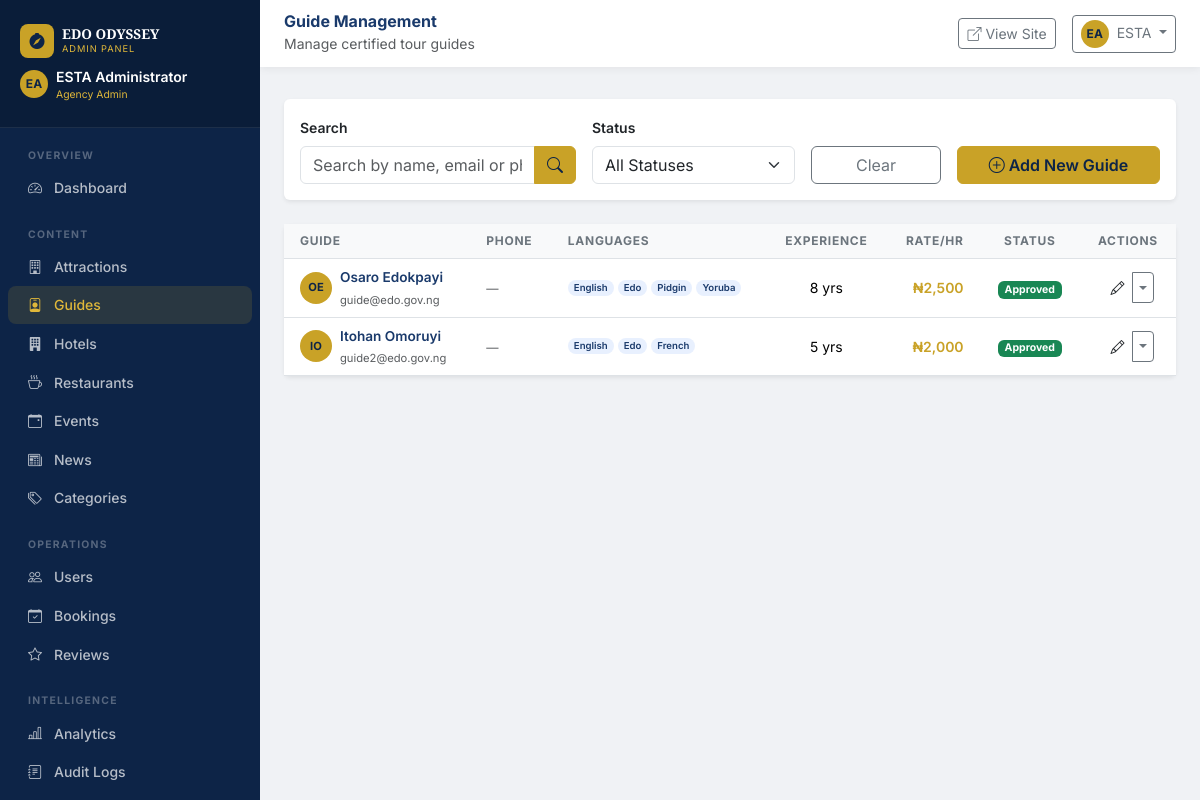
Page /admin/guides (signed in) on the committed database.
### app/models/models.py (models this page shows, shortened)
class BaseModel(db.Model):
    __abstract__ = True
    id = db.Column(db.Integer, primary_key=True)
    uuid = db.Column(db.String(36), default=gen_uuid, unique=True, nullable=False, index=True)
    created_at = db.Column(db.DateTime, default=datetime.utcnow, nullable=False)
    updated_at = db.Column(db.DateTime, default=datetime.utcnow, onupdate=datetime.utcnow, nullable=False)
    created_by = db.Column(db.Integer, nullable=True)
    status = db.Column(db.String(20), default="active", nullable=False)
    deleted_at = db.Column(db.DateTime, nullable=True)

class User(UserMixin, BaseModel):
    __tablename__ = "users"
    email = db.Column(db.String(150), unique=True, index=True, nullable=False)
    password_hash = db.Column(db.String(255), nullable=False)
    first_name = db.Column(db.String(100), nullable=False)
    last_name = db.Column(db.String(100), nullable=False)
    role = db.Column(db.String(50), default="Tourist", nullable=False)
    phone = db.Column(db.String(50), nullable=True)
    is_verified = db.Column(db.Boolean, default=False, nullable=False)
    avatar_url = db.Column(db.String(255), nullable=True)
    heritage_points = db.Column(db.Integer, default=0, nullable=False)
    bio = db.Column(db.Text, nullable=True)
    address = db.Column(db.String(255), nullable=True)
    nationality = db.Column(db.String(100), nullable=True)
    last_login = db.Column(db.DateTime, nullable=True)
    bookings = db.relationship("Booking", back_populates="user", lazy="dynamic")
    reviews = db.relationship("Review", back_populates="user", lazy="dynamic")
    guide_profile = db.relationship("Guide", back_populates="user", uselist=False)
    notifications = db.relationship("Notification", back_populates="user", lazy="dynamic")
    favourites = db.relationship("Favourite", back_populates="user", lazy="dynamic")
    payments = db.relationship("Payment", back_populates="user", lazy="dynamic")
    audit_logs = db.relationship("AuditLog", foreign_keys="AuditLog.user_id", back_populates="user", lazy="dynamic")
    owned_attractions = db.relationship("Attraction", back_populates="owner", foreign_keys="Attraction.user_id", lazy="dynamic")
    owned_hotels = db.relationship("Hotel", back_populates="owner", foreign_keys="Hotel.user_id", lazy="dynamic")
    owned_restaurants = db.relationship("Restaurant", back_populates="owner", foreign_keys="Restaurant.user_id", lazy="dynamic")
    owned_events = db.relationship("Event", back_populates="owner", foreign_keys="Event.user_id", lazy="dynamic")  # Add this
    @property
    def full_name(self):
        return f"{self.first_name} {self.last_name}"
    @property
    def is_admin(self):
        return self.role in ("Agency Admin", "Super Admin")

class Guide(BaseModel):
    __tablename__ = "guides"
    user_id = db.Column(db.Integer, db.ForeignKey("users.id"), unique=True, nullable=False)
    phone = db.Column(db.String(20), nullable=True)
    bio = db.Column(db.Text, nullable=True)
    languages = db.Column(db.String(255), nullable=True)
    experience = db.Column(db.Integer, default=0, nullable=False)
    hourly_rate = db.Column(db.Float, default=0.0, nullable=False)
    daily_rate = db.Column(db.Float, default=0.0, nullable=False)
    availability = db.Column(db.String(255), default="Available", nullable=False)
    verification_status = db.Column(db.String(50), default="Pending", nullable=False)
    specializations = db.Column(db.String(255), nullable=True)
    certifications = db.Column(db.Text, nullable=True)
    total_tours = db.Column(db.Integer, default=0, nullable=False)
    photo_url = db.Column(db.String(255), nullable=True)
    license_number = db.Column(db.String(100), nullable=True)
    user = db.relationship("User", back_populates="guide_profile")
    availabilities = db.relationship("GuideAvailability", back_populates="guide", cascade="all, delete-orphan")

### app/admin/routes.py (the view, shortened to what this page needs)
@admin_bp.route("/guides")
@login_required
@admin_required
def guides():
    page = request.args.get("page", 1, type=int)
    q = request.args.get("q", "").strip()
    status_filter = request.args.get("status", "")
    query = Guide.query.filter_by(status="active")
    if status_filter:
        query = query.filter_by(verification_status=status_filter)
    pagination = query.order_by(Guide.created_at.desc()).paginate(page=page, per_page=15, error_out=False)
    return render_template(
        "admin/guides.html",
        guides=pagination.items,
        pagination=pagination,
        q=q,
        status_filter=status_filter
    )

### app/templates/admin/guides.html (shortened to what this page needs)
{% extends "admin/base.html" %}
{% block page_title %}Guide Management{% endblock %}
{% block page_subtitle %}Manage certified tour guides{% endblock %}
{% block content %}
<div class="row">
  <div class="col-12">
    <div class="card border-0 shadow-sm mb-4">
      <div class="card-body">
        <form method="GET" action="{{ url_for('admin.guides') }}" class="row g-3 align-items-end">
          <div class="col-md-4">
            <label class="form-label fw-semibold small">Search</label>
            <div class="input-group">
              <input type="text" name="q" class="form-control" placeholder="Search by name, email or phone..." value="{{ q or '' }}">
              <button class="btn btn-gold" type="submit"><i class="bi bi-search"></i></button>
            </div>
          </div>
          <div class="col-md-3">
            <label class="form-label fw-semibold small">Status</label>
            <select name="status" class="form-select" onchange="this.form.submit()">
              <option value="">All Statuses</option>
            </select>
          </div>
          <div class="col-md-2">
            <a href="{{ url_for('admin.guides') }}" class="btn btn-outline-secondary w-100">Clear</a>
          </div>
          <div class="col-md-3">
            <a href="{{ url_for('admin.guide_create') }}" class="btn btn-gold w-100">
              <i class="bi bi-plus-circle me-1"></i>Add New Guide
            </a>
          </div>
        </form>
      </div>
    </div>
    <div class="card border-0 shadow-sm">
      <div class="card-body p-0">
        <div class="table-responsive">
          <table class="table table-hover align-middle mb-0 admin-table">
            <thead class="bg-blue-100">
              <tr>
                <th class="px-3 py-2">Guide</th>
                <th class="px-3 py-2">Phone</th>
                <th class="px-3 py-2">Languages</th>
                <th class="px-3 py-2 text-center">Experience</th>
                <th class="px-3 py-2 text-end">Rate/hr</th>
                <th class="px-3 py-2 text-center">Status</th>
                <th class="px-3 py-2 text-center">Actions</th>
              </tr>
            </thead>
            <tbody>
              {% for g in guides %}
              <tr>
                <td class="px-3 py-2">
                  <div class="d-flex align-items-center gap-2">
                    <div class="avatar-initials-sm" style="width:32px;height:32px;font-size:0.7rem">
                      {{ g.user.first_name[0] if g.user else 'G' }}{{ g.user.last_name[0] if g.user else 'U' }}
                    </div>
                    <div>
                      <div class="fw-semibold text-blue" style="font-size:0.85rem">
                        {{ g.user.full_name if g.user else 'Unknown Guide' }}
                      </div>
                      <small class="text-muted" style="font-size:0.7rem">
                        {{ g.user.email if g.user else 'No email' }}
                      </small>
                    </div>
                  </div>
                </td>
                <td class="px-3 py-2">
                  {% if g.phone %}
                  <a href="tel:{{ g.phone }}" class="text-decoration-none text-dark">
                    <i class="bi bi-telephone me-1 text-gold"></i>{{ g.phone }}
                  </a>
                  {% else %}
                  <span class="text-muted small">—</span>
                  {% endif %}
                </td>
                <td class="px-3 py-2">
                  <div class="d-flex flex-wrap gap-1">
                    {% if g.languages %}
                      {% for lang in g.languages.split(',') %}
                      <span class="lang-badge" style="font-size:0.6rem;padding:1px 6px">{{ lang.strip() }}</span>
                      {% endfor %}
                    {% else %}
                      <span class="text-muted small">—</span>
                    {% endif %}
                  </div>
                </td>
                <td class="px-3 py-2 text-center">{{ g.experience or 0 }} yrs</td>
                <td class="px-3 py-2 text-end fw-semibold text-gold">₦{{ '{:,.0f}'.format(g.hourly_rate or 0) }}</td>
                <td class="px-3 py-2 text-center">
                  {% if g.verification_status == 'Approved' %}
                  <span class="badge bg-success">Approved</span>
                  {% elif g.verification_status == 'Pending' %}
                  <span class="badge bg-warning text-dark">Pending</span>
                  {% elif g.verification_status == 'Rejected' %}
                  <span class="badge bg-danger">Rejected</span>
                  {% else %}
                  <span class="badge bg-secondary">{{ g.verification_status or 'Unknown' }}</span>
                  {% endif %}
                </td>
                <td class="px-3 py-2 text-center">
                  <div class="btn-group btn-group-sm">
                    <a href="{{ url_for('admin.guide_edit', id=g.id) }}" class="btn btn-outline-blue" title="Edit">
                      <i class="bi bi-pencil"></i>
                    </a>
                    <button type="button" class="btn btn-outline-secondary dropdown-toggle dropdown-toggle-split" data-bs-toggle="dropdown" aria-expanded="false">
                    </button>
                  </div>
                </td>
              </tr>
              {% endfor %}
            </tbody>
          </table>
        </div>
      </div>
    </div>
  </div>
</div>
{% endblock %}. open the file

### app/templates/admin/base.html (shortened to what this page needs)
<!DOCTYPE html>
<html lang="en">
<head>
  <link href="https://cdn.jsdelivr.net/npm/bootstrap@5.3.3/dist/css/bootstrap.min.css" rel="stylesheet">
  <link href="https://cdn.jsdelivr.net/npm/bootstrap-icons@1.11.3/font/bootstrap-icons.css" rel="stylesheet">
  <link rel="stylesheet" href="{{ url_for('static', filename='css/main.css') }}">
</head>
<body class="admin-body">
<div class="admin-sidebar" id="adminSidebar">
  <div class="admin-sidebar-header">
    <div class="d-flex align-items-center gap-2 mb-1">
      <div class="brand-icon" style="width:34px;height:34px;font-size:1rem"><i class="bi bi-compass-fill"></i></div>
      <div>
        <div class="brand-title" style="font-size:.85rem">EDO ODYSSEY</div>
        <div class="brand-subtitle" style="font-size:.58rem">Admin Panel</div>
      </div>
    </div>
    <div class="d-flex align-items-center gap-2 mt-2">
      <div class="avatar-initials-sm">{{ current_user.first_name[0] }}{{ current_user.last_name[0] }}</div>
      <div>
        <div class="text-white small fw-semibold">{{ current_user.full_name }}</div>
        <div style="font-size:.65rem;color:var(--gold-400)">{{ current_user.role }}</div>
      </div>
    </div>
  </div>
  <nav class="flex-grow-1 py-2 px-2">
    <div class="nav-section">Overview</div>
    <a href="{{ url_for('admin.dashboard') }}" class="nav-link {% if request.endpoint=='admin.dashboard' %}active{% endif %}"><i class="bi bi-speedometer2"></i> Dashboard</a>
    <div class="nav-section mt-2">Content</div>
    <a href="{{ url_for('admin.attractions') }}" class="nav-link {% if 'attractions' in request.endpoint %}active{% endif %}"><i class="bi bi-building"></i> Attractions</a>
    <a href="{{ url_for('admin.guides') }}" class="nav-link {% if 'guides' in request.endpoint %}active{% endif %}"><i class="bi bi-person-badge"></i> Guides</a>
    <a href="{{ url_for('admin.hotels') }}" class="nav-link {% if 'hotel' in request.endpoint %}active{% endif %}"><i class="bi bi-building-fill"></i> Hotels</a>
    <a href="{{ url_for('admin.restaurants') }}" class="nav-link {% if 'restaurant' in request.endpoint %}active{% endif %}"><i class="bi bi-cup-hot"></i> Restaurants</a>
    <a href="{{ url_for('admin.events') }}" class="nav-link {% if 'event' in request.endpoint %}active{% endif %}"><i class="bi bi-calendar-event"></i> Events</a>
    <a href="{{ url_for('admin.news') }}" class="nav-link {% if 'news' in request.endpoint %}active{% endif %}"><i class="bi bi-newspaper"></i> News</a>
    <a href="{{ url_for('admin.categories') }}" class="nav-link {% if 'categor' in request.endpoint %}active{% endif %}"><i class="bi bi-tags"></i> Categories</a>
    <div class="nav-section mt-2">Operations</div>
    <a href="{{ url_for('admin.users') }}" class="nav-link {% if 'users' in request.endpoint %}active{% endif %}"><i class="bi bi-people"></i> Users</a>
    <a href="{{ url_for('admin.bookings') }}" class="nav-link {% if 'bookings' in request.endpoint %}active{% endif %}"><i class="bi bi-calendar-check"></i> Bookings</a>
    <a href="{{ url_for('admin.reviews') }}" class="nav-link {% if 'reviews' in request.endpoint %}active{% endif %}"><i class="bi bi-star"></i> Reviews</a>
    <div class="nav-section mt-2">Intelligence</div>
    <a href="{{ url_for('admin.analytics') }}" class="nav-link {% if 'analytics' in request.endpoint %}active{% endif %}"><i class="bi bi-bar-chart-line"></i> Analytics</a>
    <a href="{{ url_for('admin.audit_logs') }}" class="nav-link {% if 'audit' in request.endpoint %}active{% endif %}"><i class="bi bi-journal-text"></i> Audit Logs</a>
  </nav>
</div>
<div class="admin-main">
  <div class="admin-topbar">
    <div class="d-flex align-items-center gap-3">
      <div>
        <h6 class="mb-0 fw-bold text-blue">{% block page_title %}Admin Panel{% endblock %}</h6>
        <small class="text-muted">{% block page_subtitle %}Edo Odyssey CMS{% endblock %}</small>
      </div>
    </div>
    <div class="d-flex align-items-center gap-3">
      <a href="{{ url_for('main.home') }}" class="btn btn-outline-secondary btn-sm" target="_blank"><i class="bi bi-box-arrow-up-right me-1"></i>View Site</a>
      <div class="dropdown">
        <button class="btn btn-outline-secondary btn-sm dropdown-toggle" data-bs-toggle="dropdown">
          <div class="avatar-initials-sm d-inline-flex me-1">{{ current_user.first_name[0] }}{{ current_user.last_name[0] }}</div>
          {{ current_user.first_name }}
        </button>
      </div>
    </div>
  </div>
  <div class="px-4 pt-2">
  </div>
  <div class="admin-content">
    {% block content %}{% endblock %}
  </div>
</div>
</body>
</html>

### rows in the picture
User: first_name "E", last_name "A", full_name "ESTA Administrator", role "Agency Admin", first_name "ESTA"
Guide: user "O", user "E", user "Osaro Edokpayi", user "guide@edo.gov.ng", strip "English" "Edo" "Pidgin" "Yoruba", experience "8", hourly_rate "2,500", verification_status "Approved"
Guide: user "I", user "O", user "Itohan Omoruyi", user "guide2@edo.gov.ng", strip "English" "Edo" "French", experience "5", hourly_rate "2,000", verification_status "Approved"
